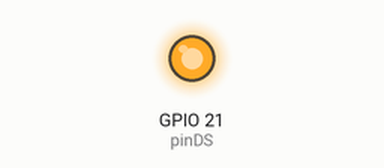
Simulated run of this program. Board: Raspberry Pi (BCM pin numbers). Parts: output pins drawn as LEDs (lit = HIGH). Pins used as bus, display or sensor lines are not drawn. At 9.5 s the program stops and its outputs stay as they are.

Above: at 0.1 s.
At 5.1 s:
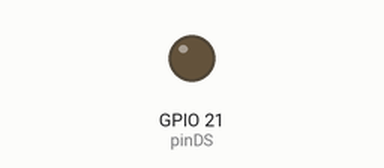
Timing chart, 0 to 6.6 s (numbered marks = the images above):
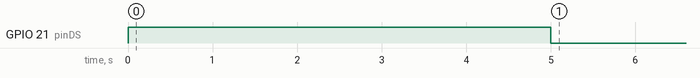

Measured:
- by itself, GPIO 21 (pinDS): LOW → HIGH at 0.00 s, → LOW 5.0 s later

The program:

7led.py
```python
import RPi.GPIO as GPIO
import time

pinDS = 21
pinSTCP = 20
pinSHCP = 26
GPIO.setmode(GPIO.BCM)
GPIO.setup([pinDS, pinSTCP, pinSHCP], GPIO.OUT)

data = [[1, 1, 1, 1, 1, 1, 0, 1], #0
        [0, 1, 1, 0, 0, 0, 0, 1], #1
        [1, 1, 0, 1, 1, 0, 1, 1], #2
        [1, 1, 1, 1, 0, 0, 1, 1], #3
        [0, 1, 1, 0, 0, 1, 1, 1], #4
        [1, 0, 1, 1, 0, 1, 1, 1], #5
        [0, 0, 1, 1, 1, 1, 1, 1], #6
        [1, 1, 1, 0, 0, 0, 0, 1], #7
        [1, 1, 1, 1, 1, 1, 1, 1], #8
        [1, 1, 1, 0, 0, 1, 1, 1], #9
        [0, 0, 0, 0, 0, 0, 0, 0], #off
        [1, 1, 1, 0, 1, 1, 1, 0], #A
        [1, 1, 1, 1, 1, 1, 1, 0], #B
        [1, 0, 0, 1, 1, 1, 0, 0], #C
        [1, 1, 1, 1, 1, 1, 0, 0]] #D
try:
	for i in range(len(data)):
		GPIO.output(pinSTCP, 0)
		for j in range(8):
			GPIO.output(pinSHCP, 0)
			GPIO.output(pinDS, data[i][j])
			GPIO.output(pinSHCP, 1)
		GPIO.output(pinSTCP, 1)
		time.sleep(0.5) # 間隔0.5秒
except KeyboardInterrupt:
	pass
time.sleep(2)
GPIO.cleanup()
```
